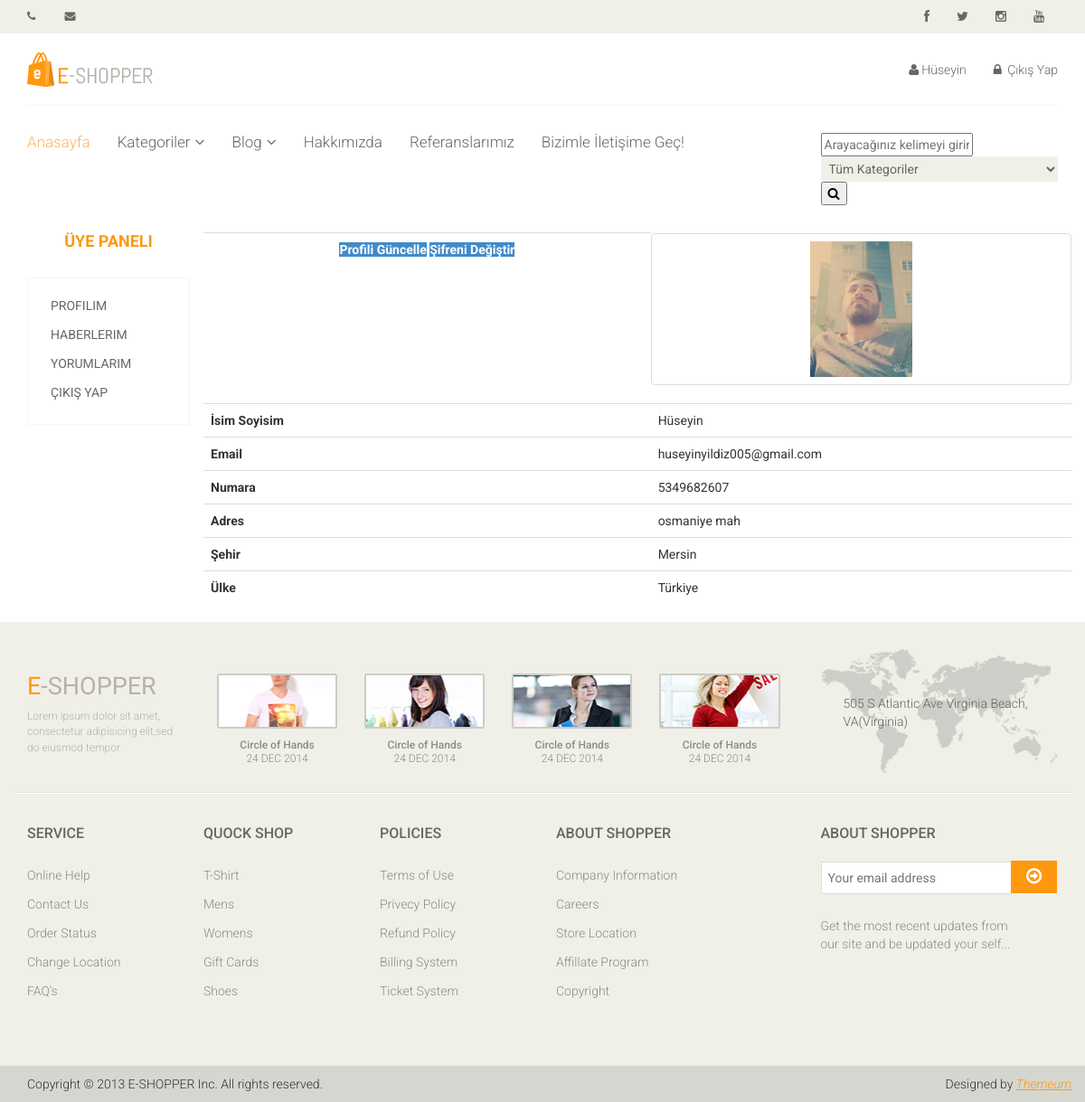
The page /user/ (signed in) on the database as committed earlier.
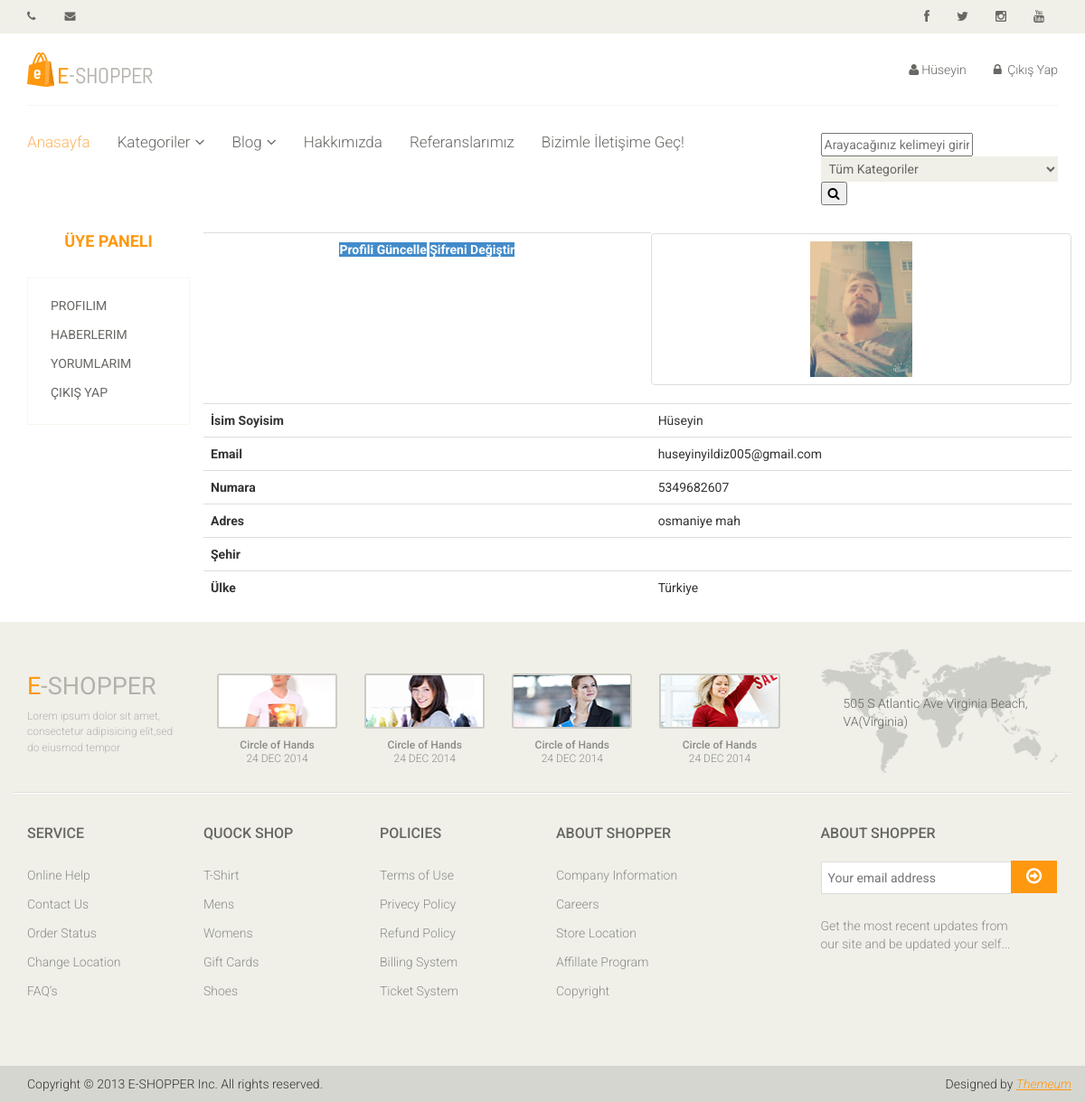
The same page on the database as committed later.
### home/models.py (models this page shows, shortened)
class UserProfile(models.Model):
    user = models.OneToOneField(User, on_delete=models.CASCADE)
    phone = models.CharField(blank=True , max_length=20)
    address = models.CharField(blank=True , max_length=150)
    city = models.CharField(blank=True , max_length=20)
    country = models.CharField(blank=True , max_length=20)
    image = models.ImageField(blank=True , upload_to='images/users/')
    def image_tag(self):
        return mark_safe('<img src="{}" height="50"/>'.format(self.image.url))
    image_tag.short_description = 'Image'

### user/views.py (the view)
# urls.py: path('', views.index, name='index'),
def index(request):
    category = Category.objects.all()
    current_user = request.user
    profile = UserProfile.objects.get(user_id=current_user.id)
    context = {'category':category,
               'profile':profile}
    return render(request,'user_profile.html',context)

### user/templates/user_profile.html (shortened to what this page needs)
{% extends 'homebase.html' %}
{% block content %}
    <div class="container">
        <div class="row">
            <div class="col-sm-2 padding-right">
                {% include "user_panel.html" %}
            </div>
            <div class="col-sm-10 padding-right">
                <table class="table">
                    <tr>
                        <th class="text-center">
                            <a href="/user/update" class="btn-primary">Profili Güncelle</a>
                            <a href="/user/password" class="btn-primary">Şifreni Değiştir</a>
                        </th>
                        <td class="thumbnail"><img src="{{ profile.image.url }}" style="height: 150px" alt=""></td>
                    </tr>
                    <tr>
                        <th class="text-left">İsim Soyisim</th>
                        <td class="text-left">{{ profile.user.first_name }}</td>
                    </tr>
                    <tr>
                        <th class="text-left">Email</th>
                        <td class="text-left">{{ profile.user.email }}</td>
                    </tr>
                    <tr>
                        <th class="text-left">Numara</th>
                        <td class="text-left">{{ profile.phone }}</td>
                    </tr>
                    <tr>
                        <th class="text-left">Adres</th>
                        <td class="text-left">{{ profile.address }}</td>
                    </tr>
                    <tr>
                        <th class="text-left">Şehir</th>
                        <td class="text-left">{{ profile.city }}</td>
                    </tr>
                    <tr>
                        <th class="text-left">Ülke</th>
                        <td class="text-left">{{ profile.country }}</td>
                    </tr>
                </table>
            </div>
        </div>
    </div>
{% endblock %}

Rows that differ between the two databases and show on the page:
changed UserProfile "osmaniye mah": city "Mersin" → (not shown)
